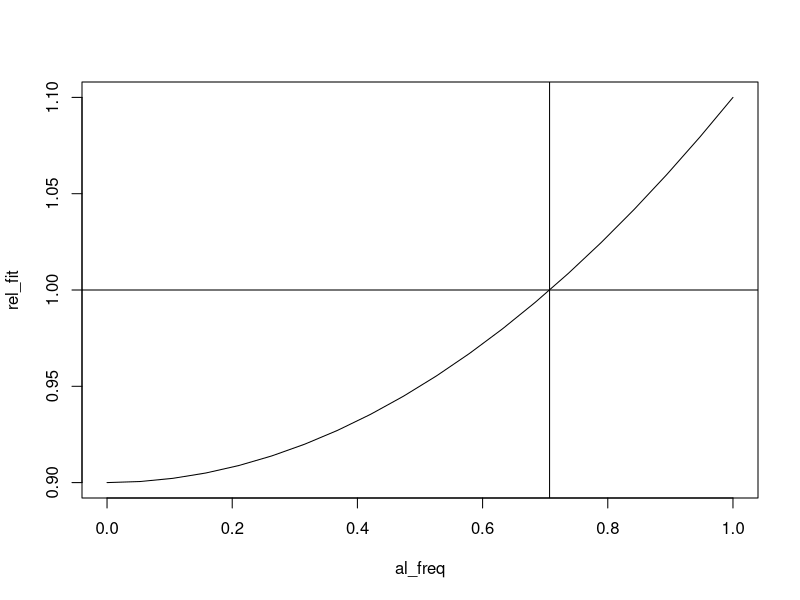

Here is the R script that generated this plot:


al_freq <- seq(0,1,length = 20)

rel_fit <- 1 - (1 - al_freq ^ 2) * (0.1) - al_freq ^ 2 * (-0.1) 

plot(al_freq,rel_fit, type = "l")
abline(h = 1)
abline(v = 0.707)


